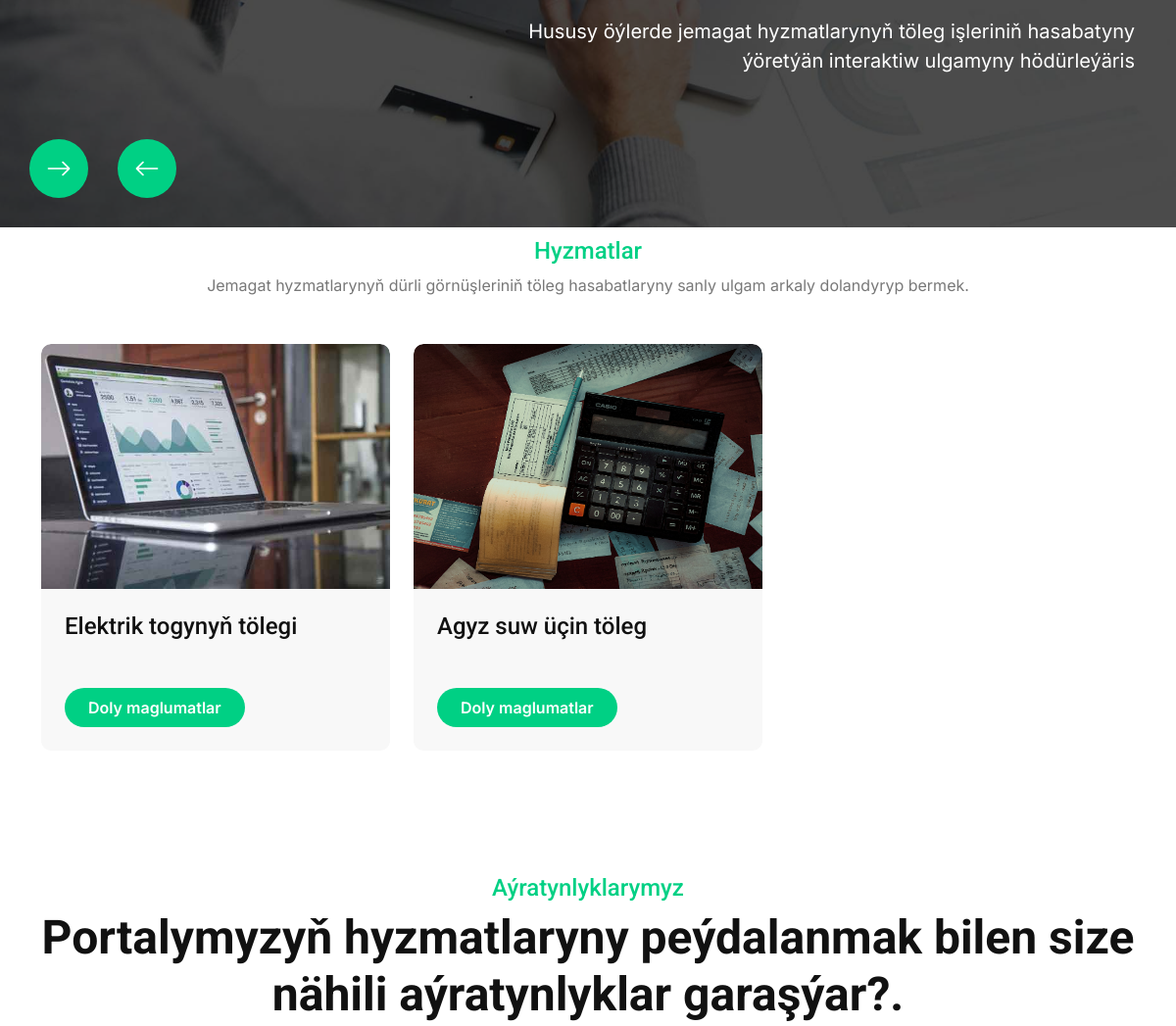
The app's page /hyzmatlar/ (middle part), older data.
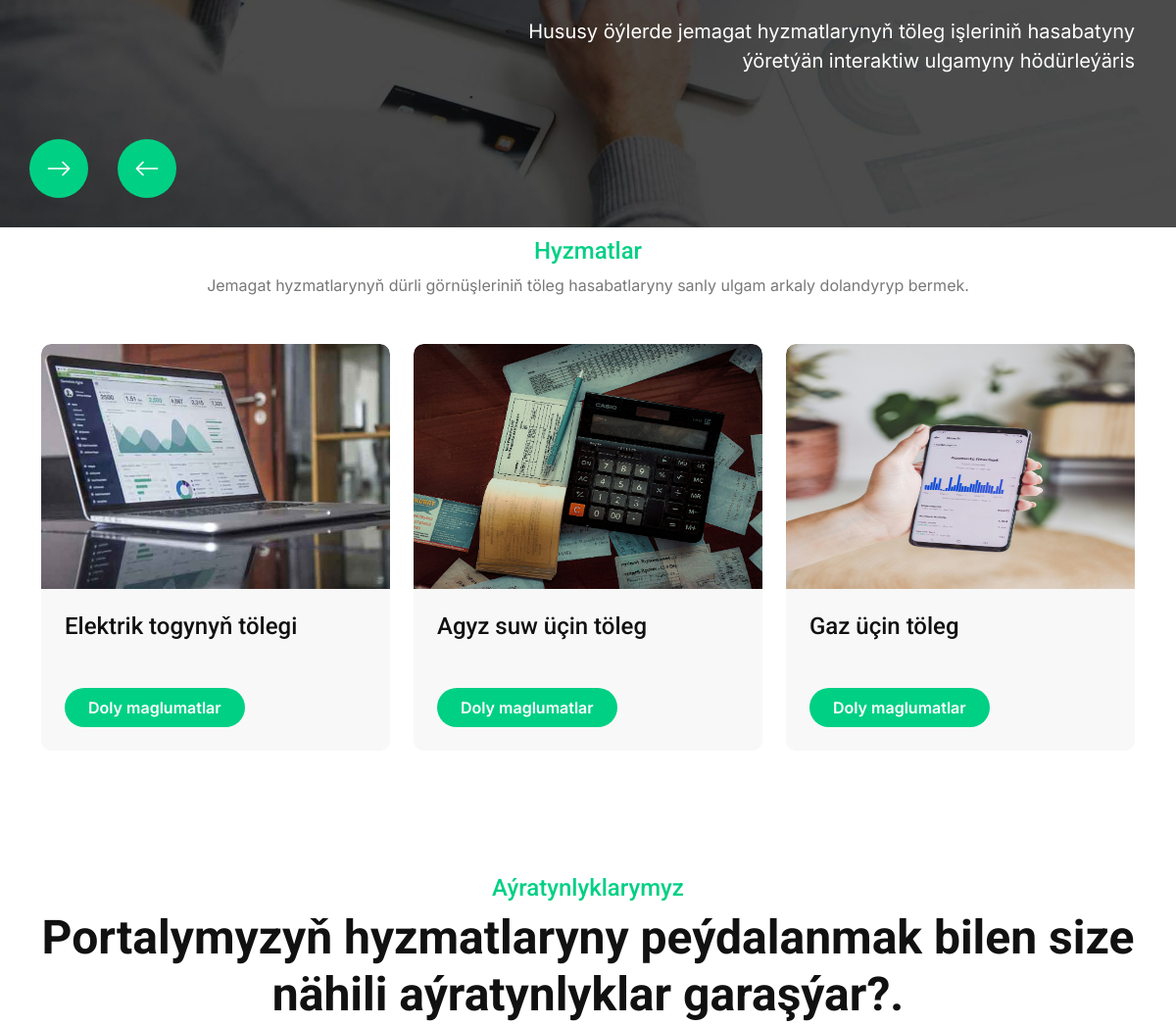
The same page, newer data.
### tolegler/models.py (models this page shows, shortened)
class Hyzmat(models.Model):
    ady = models.CharField(max_length=50, unique=True)
    hyzmat_barada=models.TextField(null=True, blank=True)
    suraty=models.ImageField(upload_to='media/images/',blank=True,null=True)
    class Meta:
        verbose_name_plural="Hyzmatlar"

### tolegler/views.py (the view)
# urls.py: path('hyzmatlar/', hyzmatlar, name='hyzmatlar'),
def hyzmatlar(request):
    hyzmatlar=Hyzmat.objects.all()
    habarlar = Habarlar.objects.all()
    context={
        'habarlar': habarlar,
        'hyzmatlar': hyzmatlar
    }
    return render(request, 'tolegler/hyzmatlar.html',context)

### tolegler/templates/tolegler/hyzmatlar.html (shortened to what this page needs)
{% extends "tolegler/index.html" %}
{% load static %}
{%block hyzmatlar %}
        <div class="container-fluid service pb-5">
            <div class="container pb-5">
                <div class="text-center mx-auto pb-5 wow fadeInUp" data-wow-delay="0.2s" style="max-width: 800px;">
                    <h4 class="text-primary" style="margin-top:10px;">Hyzmatlar</h4>
                    <p class="mb-0">Jemagat hyzmatlarynyň dürli görnüşleriniň töleg hasabatlaryny sanly ulgam arkaly dolandyryp bermek.
                    </p>
                </div>
                <div class="row g-4">
                    {% for hyzmat in hyzmatlar %}
                    <div class="col-md-6 col-lg-4 wow fadeInUp" data-wow-delay="0.2s">
                        <div class="service-item">
                            <div class="service-img">
                                <img src="{{hyzmat.suraty.url}}" class="img-fluid rounded-top w-100" alt="Image" style="height: 250px;">
                            </div>
                            <div class="rounded-bottom p-4">
                                <a href="#" class="h4 d-inline-block mb-4">{{hyzmat.ady}}</a>
                                <a class="btn btn-primary rounded-pill py-2 px-4" href="#">Doly maglumatlar</a>
                            </div>
                        </div>
                    </div>
                    {% endfor %}
                </div>
            </div>
        </div>
       {% endblock %}

### tolegler/templates/tolegler/index.html (shortened to what this page needs)
{% load static %}
<!DOCTYPE html>
<html lang="en">
    <head>
        <link rel="stylesheet" href="https://use.fontawesome.com/releases/v5.15.4/css/all.css"/>
        <link href="https://cdn.jsdelivr.net/npm/bootstrap-icons@1.4.1/font/bootstrap-icons.css" rel="stylesheet">
        <link rel="stylesheet" href="{% static 'tolegler/lib/animate/animate.min.css' %}">
        <link rel="stylesheet" href="{% static 'tolegler/lib/lightbox/css/lightbox.min.css' %}">
        <link rel="stylesheet" href="{% static 'tolegler/lib/owlcarousel/assets/owl.carousel.min.css' %}">
        <link href="{% static 'tolegler/css/bootstrap.min.css' %}" rel="stylesheet">
        <link href="{% static 'tolegler/css/style.css' %}" rel="stylesheet">
    </head>
    <body>
        <div class="container-fluid position-relative p-0">
            <div class="header-carousel owl-carousel">
                <div class="header-carousel-item">
                    <img src="{% static 'tolegler/img/carousel-1.jpg' %}" class="img-fluid w-100" alt="Image">
                    <div class="carousel-caption">
                        <div class="container">
                            <div class="row gy-0 gx-5">
                                <div class="col-lg-0 col-xl-5"></div>
                                <div class="col-xl-7 animated fadeInLeft">
                                    <div class="text-sm-center text-md-end">
                                        <p class="mb-5 fs-5">Hususy öýlerde jemagat hyzmatlarynyň töleg işleriniň hasabatyny ýöretýän interaktiw ulgamyny hödürleýäris
                                        </p>
                                    </div>
                                </div>
                            </div>
                        </div>
                    </div>
                </div>
            </div>
        </div>
         {% block hyzmatlar %}
         {% endblock %}
        <div class="container-fluid feature pb-5">
            <div class="container pb-5">
                <div class="text-center mx-auto pb-5 wow fadeInUp" data-wow-delay="0.2s" style="max-width: 800px margin-top:30px;">
                    <h4 class="text-primary" style="margin-top:30px;">Aýratynlyklarymyz</h4>
                    <h1 class="display-5 mb-4">Portalymyzyň hyzmatlaryny peýdalanmak bilen size nähili aýratynlyklar garaşýar?.</h1>
                </div>
            </div>
        </div>
    </body>
</html>

### tolegler/static/tolegler/css/style.css (style rules this page uses)
.btn { font-weight: 600; transition: .5s; }
.btn.btn-primary { color: var(--bs-white); border: none; }
.header-carousel .header-carousel-item img { object-fit: cover; }
.header-carousel .header-carousel-item, .header-carousel .header-carousel-item img { height: 700px; }
.header-carousel .header-carousel-item .carousel-caption { position: absolute; width: 100%; height: 100%; left: 0; bottom: 0; padding-top: 120px; background: rgba(0, 0, 0, .7); display: flex; align-items: center; }
.header-carousel .header-carousel-item img { animation-name: image-zoom; animation-duration: 10s; animation-delay: 1s; animation-iteration-count: infinite; animation-direction: alternate; transition: 1s; }
.service .service-item { background: var(--bs-light); border-radius: 10px; transition: 0.5s; }
.service .service-item .service-img { position: relative; overflow: hidden; border-top-left-radius: 10px; border-top-right-radius: 10px; transition: 0.5s; }
.service .service-item .service-img img { transition: 0.5s; }

Row changes from the older to the newer data that the page shows:
added Hyzmat: suraty (picture), ady "Gaz üçin töleg"
